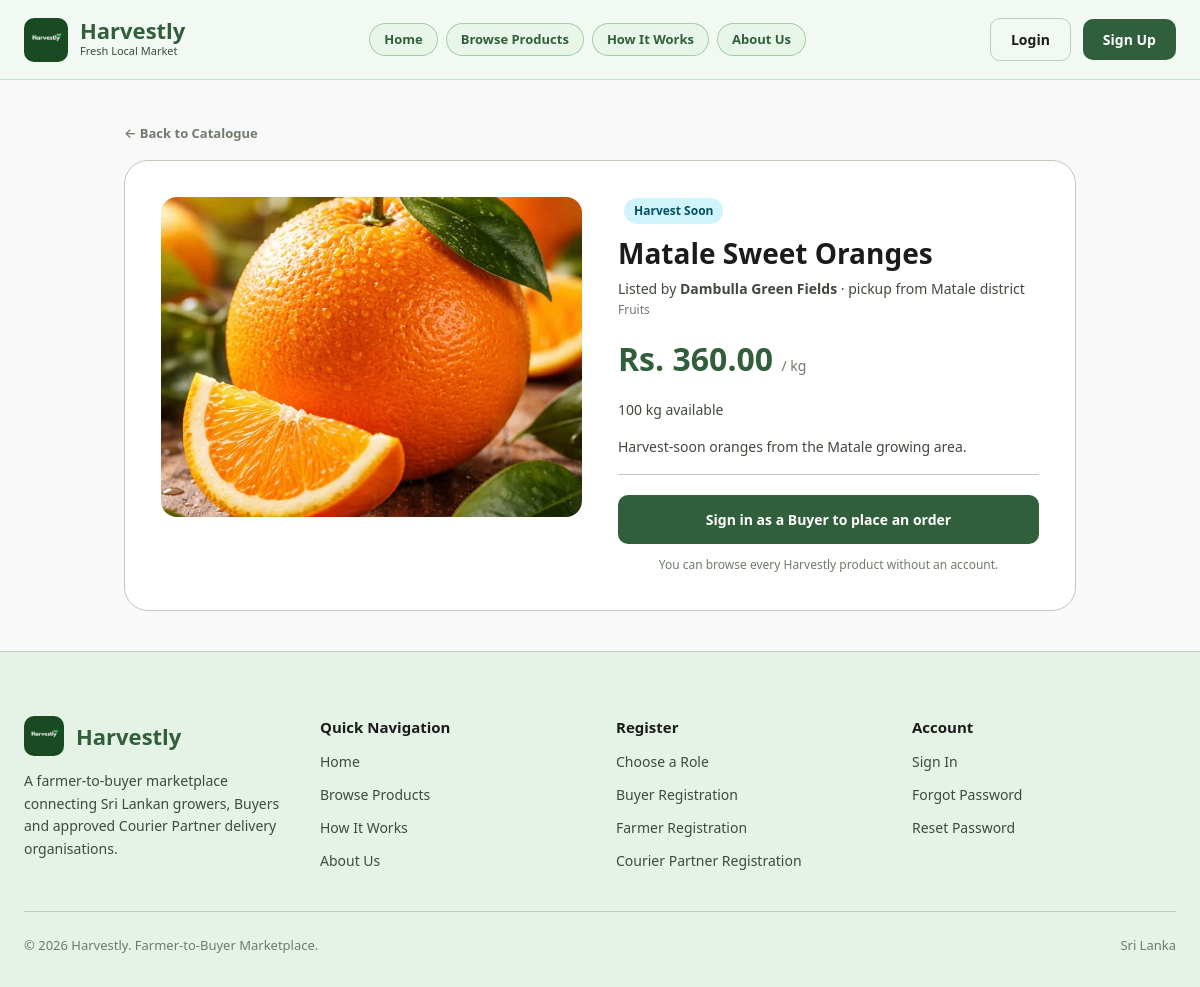
The page /index.php?page=product_details&id=9 on the database its author committed.
### tables this page shows
CREATE TABLE IF NOT EXISTS products (
    product_id BIGINT UNSIGNED AUTO_INCREMENT PRIMARY KEY,
    farmer_id BIGINT UNSIGNED NOT NULL,
    category_id SMALLINT UNSIGNED NOT NULL,
    product_name VARCHAR(150) NOT NULL,
    description TEXT NULL,
    unit_price DECIMAL(12,2) NOT NULL,
    available_quantity DECIMAL(12,3) NOT NULL DEFAULT 0.000,
    unit_label VARCHAR(30) NOT NULL DEFAULT 'kg',
    listing_type ENUM('AVAILABLE_NOW','HARVEST_SOON','SEASONAL') NOT NULL,
    growing_method ENUM('ORGANIC','CONVENTIONAL','MIXED') NULL,
    shelf_life_reference_id BIGINT UNSIGNED NULL,
    harvest_date DATE NULL,
    available_from_date DATE NULL,
    season_start_date DATE NULL,
    season_end_date DATE NULL,
    best_before_date DATE NULL,
    storage_guidance TEXT NULL,
    listing_status ENUM('ACTIVE','INACTIVE','EXPIRED','SOLD_OUT') NOT NULL DEFAULT 'ACTIVE',
    created_at TIMESTAMP NOT NULL DEFAULT CURRENT_TIMESTAMP,
    updated_at TIMESTAMP NOT NULL DEFAULT CURRENT_TIMESTAMP ON UPDATE CURRENT_TIMESTAMP,
    CONSTRAINT fk_product_farmer
        FOREIGN KEY (farmer_id) REFERENCES users(user_id),
    CONSTRAINT fk_product_category
        FOREIGN KEY (category_id) REFERENCES product_categories(category_id),
    CONSTRAINT fk_product_shelf_reference
        FOREIGN KEY (shelf_life_reference_id) REFERENCES shelf_life_references(shelf_life_reference_id),
    KEY idx_product_farmer_status (farmer_id, listing_status),
    KEY idx_product_category_status (category_id, listing_status),
    KEY idx_product_listing_type (listing_type),
    KEY idx_product_best_before (best_before_date),
    KEY idx_product_name (product_name)
);

CREATE TABLE IF NOT EXISTS users (
    user_id BIGINT UNSIGNED AUTO_INCREMENT PRIMARY KEY,
    role ENUM('BUYER','FARMER','COURIER_PARTNER','ADMIN') NOT NULL,
    full_name VARCHAR(120) NOT NULL,
    email VARCHAR(190) NOT NULL,
    password_hash VARCHAR(255) NOT NULL,
    phone VARCHAR(25) NULL,
    account_status ENUM('PENDING','ACTIVE','REJECTED','SUSPENDED') NOT NULL DEFAULT 'PENDING',
    last_login_at DATETIME NULL,
    created_at TIMESTAMP NOT NULL DEFAULT CURRENT_TIMESTAMP,
    updated_at TIMESTAMP NOT NULL DEFAULT CURRENT_TIMESTAMP ON UPDATE CURRENT_TIMESTAMP,
    UNIQUE KEY uq_users_email (email),
    KEY idx_users_role_status (role, account_status)
);

CREATE TABLE IF NOT EXISTS districts (
    district_id SMALLINT UNSIGNED AUTO_INCREMENT PRIMARY KEY,
    district_name VARCHAR(60) NOT NULL,
    province_name VARCHAR(60) NOT NULL,
    is_active TINYINT(1) NOT NULL DEFAULT 1,
    created_at TIMESTAMP NOT NULL DEFAULT CURRENT_TIMESTAMP,
    updated_at TIMESTAMP NOT NULL DEFAULT CURRENT_TIMESTAMP ON UPDATE CURRENT_TIMESTAMP,
    UNIQUE KEY uq_district_name (district_name),
    KEY idx_district_active (is_active)
);

CREATE TABLE IF NOT EXISTS product_categories (
    category_id SMALLINT UNSIGNED AUTO_INCREMENT PRIMARY KEY,
    category_name VARCHAR(80) NOT NULL,
    description VARCHAR(500) NULL,
    is_active TINYINT(1) NOT NULL DEFAULT 1,
    created_at TIMESTAMP NOT NULL DEFAULT CURRENT_TIMESTAMP,
    UNIQUE KEY uq_category_name (category_name)
);

### config/database.php (called while the page is built, shortened)
<?php
function getDBConnection() {
    static $conn = null;
    if ($conn === null) {
        $conn = new mysqli(DB_HOST, DB_USER, DB_PASS, DB_NAME, DB_PORT);
        $conn->set_charset("utf8mb4");
        $conn->query("SET time_zone = '+05:30'");
    }
    return $conn;
}

### Model/Main/ProductModel.php (called while the page is built, shortened)
<?php
require_once __DIR__ . '/../../config/database.php';
require_once __DIR__ . '/../../config/helpers.php';
class ProductModel
{
    private mysqli $db;
    public function __construct()
    {
        $this->db = getDBConnection();
    }
    public function getProductById($id): ?array
    {
        $stmt = $this->db->prepare("
            SELECT p.product_id AS id,
                   p.product_name AS title,
                   p.unit_price,
                   p.unit_label,
                   p.listing_type,
                   p.available_quantity,
                   p.description,
                   c.category_name,
                   u.full_name AS farmer_name,
                   d.district_name AS pickup_district,
                   (
                       SELECT pi.image_path FROM product_images pi
                       WHERE pi.product_id = p.product_id
                       ORDER BY pi.is_primary DESC, pi.image_id ASC LIMIT 1
                   ) AS image_path
            FROM products p
            JOIN product_categories c ON c.category_id = p.category_id AND c.is_active = 1
            JOIN users u ON u.user_id = p.farmer_id AND u.account_status = 'ACTIVE'
            JOIN farmer_profiles fp ON fp.farmer_id = u.user_id AND fp.verification_status = 'APPROVED'
            LEFT JOIN districts d ON d.district_id = fp.district_id
            WHERE p.product_id = ? AND p.listing_status = 'ACTIVE'
            LIMIT 1
        ");
        $stmt->bind_param('i', $id);
        $stmt->execute();
        $result = $stmt->get_result();
        $row = $result ? $result->fetch_assoc() : null;
        return $row ?: null;
    }
}

### config/app.php (called while the page is built, shortened)
<?php
require_once __DIR__ . '/database.php';
require_once __DIR__ . '/helpers.php';
require_once __DIR__ . '/status.php';
function url(string $path = ''): string {
    return rtrim(BASE_URL, '/') . '/' . ltrim($path, '/');
}

### config/helpers.php (called while the page is built, shortened)
<?php
function sanitize($data) {
    return htmlspecialchars(trim((string)$data), ENT_QUOTES, 'UTF-8');
}

### config/status.php (called while the page is built, shortened)
<?php
require_once __DIR__ . '/../config/app.php';
if (!function_exists('harvestlyStatusLabels')) {
    function harvestlyStatusLabels(): array
    {
        return [
            'PENDING_PAYMENT'    => 'Pending Payment',
            'PAID'               => 'Paid',
            'ACCEPTED'           => 'Accepted',
            'PREPARING'          => 'Preparing',
            'READY_FOR_DELIVERY' => 'Ready for Delivery',
            'PENDING_ASSIGNMENT' => 'Pending Assignment',
            'ASSIGNED'           => 'Assigned',
            'PICKED_UP'          => 'Picked Up',
            'IN_TRANSIT'         => 'In Transit',
            'OUT_FOR_DELIVERY'   => 'Out for Delivery',
            'DELIVERED'          => 'Delivered',
            'COMPLETED'          => 'Completed',
            'UNDELIVERABLE'      => 'Undeliverable',
            'REJECTED'           => 'Rejected',
            'CANCELLED'          => 'Cancelled',
            'HELD'               => 'Held',
            'PENDING_PAYOUT'     => 'Pending Payout',
            'EARNED'             => 'Earned',
            'PAID_OUT'           => 'Paid',
            'OPEN'               => 'Open',
            'UNDER_REVIEW'       => 'Under Review',
            'RESOLVED'           => 'Resolved',
            'AVAILABLE'          => 'Available',
            'UNAVAILABLE'        => 'Unavailable',
            'APPROVED'           => 'Approved',
            'ACTIVE'             => 'Active',
            'PENDING'            => 'Pending',
            'SUSPENDED'          => 'Suspended',
            'INACTIVE'           => 'Inactive',
            'SOLD_OUT'           => 'Sold Out',
            'AVAILABLE_NOW'      => 'Available Now',
            'HARVEST_SOON'       => 'Harvest Soon',
            'SEASONAL'           => 'Seasonal',
            'ORGANIC'            => 'Organic',
            'CONVENTIONAL'       => 'Conventional',
            'MIXED'              => 'Mixed',
            'SUCCESS'            => 'Success',
            'FAILED'             => 'Failed',
        ];
    }
}
if (!function_exists('harvestlyStatusLabel')) {
    function harvestlyStatusLabel(?string $status): string
    {
        $status = strtoupper(trim((string)$status));
        $labels = harvestlyStatusLabels();
        return $labels[$status] ?? ucwords(strtolower(str_replace('_', ' ', $status)));
    }
}
if (!function_exists('harvestlyMoney')) {
    function harvestlyMoney($amount): string
    {
        return 'Rs. ' . number_format((float)$amount, 2);
    }
}

### View/Main/product-details.php (the view, shortened to what this page needs)
<?php
$isBuyer = strtolower((string)($_SESSION['role'] ?? '')) === 'buyer';
$image = '';
if ($product) {
    $image = trim((string)($product['image_path'] ?? ''));
    if (!preg_match('#^https?://#i', $image) && !str_starts_with($image, '/')) {
        $image = url($image);
    }
}
?>
<div class="page-content" style="max-width:1000px;margin:40px auto;padding:0 24px">
    <a href="index.php?page=products" style="font-size:13px;color:var(--color-outline);font-weight:600">&larr; Back to Catalogue</a>
    <?php if (!$product): ?>
        <div class="card" style="margin-top:16px;padding:48px 36px;text-align:center">
            <h1 style="font-size:26px;font-weight:800;margin:0 0 10px">Product not found</h1>
            <p style="color:var(--color-on-surface-variant);margin:0 0 22px">
                This listing is no longer available. It may have been sold out, expired or removed by
                the Farmer or a Harvestly Admin.
            </p>
            <a href="index.php?page=products" class="btn btn-primary">Browse Available Products</a>
        </div>
    <?php else: ?>
    <div style="background:#fff;border-radius:var(--radius-xl);border:1px solid var(--color-outline-variant);padding:36px;margin-top:16px;display:grid;grid-template-columns:repeat(auto-fit,minmax(300px,1fr));gap:36px">
        <div style="border-radius:var(--radius-lg);overflow:hidden;height:320px;background:var(--color-surface-container)">
            <img src="<?= sanitize($image) ?>" alt="<?= sanitize($product['title']) ?>" style="width:100%;height:100%;object-fit:cover">
        </div>
        <div style="display:flex;flex-direction:column;gap:16px">
            <div>
                <span class="badge badge-info" style="margin-left:6px">
                    <?= sanitize(harvestlyStatusLabel((string)$product['listing_type'])) ?>
                </span>
                <h1 style="font-size:28px;font-weight:800;color:var(--color-on-surface);margin:8px 0 0">
                    <?= sanitize($product['title']) ?>
                </h1>
                <div style="font-size:14px;color:var(--color-on-surface-variant);margin-top:4px">
                    Listed by <strong><?= sanitize($product['farmer_name']) ?></strong>
                    <?php if (!empty($product['pickup_district'])): ?>
                        &middot; pickup from <?= sanitize($product['pickup_district']) ?> district
                    <?php endif; ?>
                </div>
                <div style="font-size:12px;color:var(--color-outline);margin-top:2px">
                    <?= sanitize($product['category_name']) ?>
                </div>
            </div>
            <div style="font-size:32px;font-weight:800;color:var(--color-primary)">
                <?= harvestlyMoney($product['unit_price']) ?>
                <span style="font-size:14px;font-weight:400;color:var(--color-outline)">/ <?= sanitize($product['unit_label']) ?></span>
            </div>
            <?php if (isset($product['available_quantity'])): ?>
            <div style="font-size:14px;color:var(--color-on-surface-variant)">
                <?= sanitize(rtrim(rtrim(number_format((float)$product['available_quantity'], 3), '0'), '.')) ?>
                <?= sanitize($product['unit_label']) ?> available
            </div>
            <?php endif; ?>
            <p style="font-size:14px;color:var(--color-on-surface-variant);line-height:1.6;margin:0">
                <?= sanitize($product['description'] ?? '') ?>
            </p>
            <div style="margin-top:auto;padding-top:20px;border-top:1px solid var(--color-outline-variant)">
                <?php if ($isBuyer): ?>
                    <form method="post" action="<?= e(buyerRoute('ProductController.php')) ?>">
                        <?= csrfField() ?>
                        <input type="hidden" name="action" value="add_to_cart">
                        <input type="hidden" name="id" value="<?= (int)$product['id'] ?>">
                        <button class="btn btn-primary" type="submit">Add to Cart</button>
                    </form>
                <?php else: ?>
                    <a href="index.php?page=login" class="btn btn-primary" style="display:block;width:100%;padding:14px;text-align:center">
                        Sign in as a Buyer to place an order
                    </a>
                    <p style="font-size:12px;color:var(--color-outline);text-align:center;margin:12px 0 0">
                        You can browse every Harvestly product without an account.
                    </p>
                <?php endif; ?>
            </div>
        </div>
    </div>
    <?php endif; ?>
</div>

### CSS/Common/style.css (style rules this page uses)
:root { --hv-primary: #315f3b; --hv-primary-hover: #26492e; --hv-primary-soft: #edf4e9; --hv-primary-soft-border: #cbdcc3; --hv-accent: #4f7d57; --hv-page: #f5f7f3; --hv-surface: #ffffff; --hv-border: #e0e7dc; --hv-border-strong: #d3ddcd; --hv-ink: #243a2a; --hv-muted: #69736a; --hv-danger: #b84b4b; --hv-danger-soft: #fff1ed; --hv-danger-border: #efc1b6; --hv-warn: #b67a18; --hv-warn-soft: #fdf6e7; --hv-warn-border: #ecd9ac; --hv-info: #2b6a8a; --hv-info-soft: #eaf3f8; --hv-info-border: #c3dcec; --hv-radius-sm: 8px; --hv-radius: 12px; --hv-radius-lg: 14px; --hv-shadow: 0 8px 24px rgba(31, 41, 33, .07); --hv-font: Arial, Helvetica, "Segoe UI", system-ui, sans-serif; }
:root { --color-primary: #315f3b; --color-primary-hover: #26492e; --color-primary-container: #2e7d32; --color-on-primary: #ffffff; --color-secondary: #2a6b2c; --color-secondary-container: #acf4a4; --color-on-secondary-container: #307231; --color-background: #f9f9f9; --color-surface: #ffffff; --color-surface-container: #edf7ee; --color-surface-container-low: #f1f9f2; --color-surface-container-high: #e5f2e6; --color-on-surface: #1a1c1c; --color-on-surface-variant: #40493d; --color-outline: #707a6c; --color-outline-variant: #bfcaba; --color-sidebar-bg: rgb(27, 46, 28); --color-sidebar-text: #c8ffcf; --color-sidebar-active: #2e7d32; --color-error: #2e7d32; --color-error-container: #e8f5e9; --color-warning: #b58100; --color-warning-container: #ffecb3; --font-family: system-ui, -apple-system, BlinkMacSystemFont, 'Segoe UI', Roboto, Helvetica, Arial, sans-serif; --radius-sm: 6px; --radius-md: 10px; --radius-lg: 16px; --radius-xl: 24px; --shadow-sm: 0 1px 3px rgba(0,0,0,0.06); --shadow-md: 0 4px 16px rgba(0,0,0,0.08); --shadow-lg: 0 10px 30px rgba(0,0,0,0.12); }
* { box-sizing: border-box; margin: 0; padding: 0; }
body { font-family: var(--font-family); background-color: var(--color-background); color: var(--color-on-surface); line-height: 1.5; min-height: 100vh; display: flex; flex-direction: column; }
a { color: inherit; text-decoration: none; }
.btn { display: inline-flex; align-items: center; justify-content: center; gap: 8px; padding: 10px 20px; border-radius: var(--radius-md); font-size: 14px; font-weight: 600; cursor: pointer; border: none; transition: all 0.2s ease; white-space: nowrap; }
.btn-primary { background-color: var(--color-primary); color: var(--color-on-primary); }
.page-content { padding: 32px; flex: 1; max-width: 1400px; width: 100%; margin: 0 auto; }
.badge { display: inline-flex; align-items: center; gap: 4px; padding: 4px 10px; border-radius: 9999px; font-size: 12px; font-weight: 600; }
.badge-info { background-color: #cff4fc; color: #055160; }

### rows shown on the page
products: listing_type "Harvest Soon", product_name "Matale Sweet Oranges", farmer.full_name "Dambulla Green Fields", districts.district_name "Matale", category.category_name "Fruits", unit_price "Rs. 360.00", unit_label "kg", available_quantity "100", description "Harvest-soon oranges from the Matale growing area."
